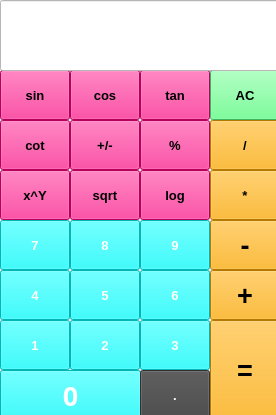
<?xml version="1.0" encoding="UTF-8"?>
<ui version="4.0">
 <class>MainWindow</class>
 <widget class="QMainWindow" name="MainWindow">
  <property name="geometry">
   <rect>
    <x>0</x>
    <y>0</y>
    <width>276</width>
    <height>415</height>
   </rect>
  </property>
  <property name="font">
   <font>
    <pointsize>10</pointsize>
    <bold>true</bold>
   </font>
  </property>
  <property name="windowTitle">
   <string>My Claculator</string>
  </property>
  <property name="windowIcon">
   <iconset>
    <normaloff>../../../../Jila/Downloads/calculator.png</normaloff>../../../../Jila/Downloads/calculator.png</iconset>
  </property>
  <property name="toolTip">
   <string notr="true"/>
  </property>
  <property name="statusTip">
   <string notr="true"/>
  </property>
  <property name="whatsThis">
   <string/>
  </property>
  <widget class="QWidget" name="centralwidget">
   <widget class="QPushButton" name="btn_Sum">
    <property name="geometry">
     <rect>
      <x>210</x>
      <y>270</y>
      <width>70</width>
      <height>50</height>
     </rect>
    </property>
    <property name="font">
     <font>
      <family>Segoe UI</family>
      <pointsize>20</pointsize>
      <italic>false</italic>
      <bold>true</bold>
     </font>
    </property>
    <property name="styleSheet">
     <string notr="true">background-color: rgb(255, 170, 0);
font: 700 20pt &quot;Segoe UI&quot;;</string>
    </property>
    <property name="text">
     <string>+</string>
    </property>
   </widget>
   <widget class="QPushButton" name="btn_Sub">
    <property name="geometry">
     <rect>
      <x>210</x>
      <y>220</y>
      <width>70</width>
      <height>50</height>
     </rect>
    </property>
    <property name="minimumSize">
     <size>
      <width>70</width>
      <height>0</height>
     </size>
    </property>
    <property name="font">
     <font>
      <family>Segoe UI</family>
      <pointsize>20</pointsize>
      <italic>false</italic>
      <bold>true</bold>
     </font>
    </property>
    <property name="styleSheet">
     <string notr="true">background-color: rgb(255, 170, 0);
font: 700 20pt &quot;Segoe UI&quot;;</string>
    </property>
    <property name="text">
     <string>-</string>
    </property>
   </widget>
   <widget class="QPushButton" name="btn_Dive">
    <property name="geometry">
     <rect>
      <x>210</x>
      <y>120</y>
      <width>70</width>
      <height>50</height>
     </rect>
    </property>
    <property name="styleSheet">
     <string notr="true">background-color: rgb(255, 170, 0);
font: 700 20pt &quot;Segoe UI&quot;;</string>
    </property>
    <property name="text">
     <string>/</string>
    </property>
   </widget>
   <widget class="QPushButton" name="btn_Multiply">
    <property name="geometry">
     <rect>
      <x>210</x>
      <y>170</y>
      <width>70</width>
      <height>50</height>
     </rect>
    </property>
    <property name="styleSheet">
     <string notr="true">background-color: rgb(255, 170, 0);
font: 700 20pt &quot;Segoe UI&quot;;</string>
    </property>
    <property name="text">
     <string>*</string>
    </property>
    <property name="icon">
     <iconset theme="accessories-calculator"/>
    </property>
   </widget>
   <widget class="QPushButton" name="btn_Tan">
    <property name="geometry">
     <rect>
      <x>140</x>
      <y>70</y>
      <width>70</width>
      <height>50</height>
     </rect>
    </property>
    <property name="styleSheet">
     <string notr="true">font: 700 12pt &quot;Segoe UI&quot;;

background-color: rgb(255, 0, 127);</string>
    </property>
    <property name="text">
     <string>tan</string>
    </property>
   </widget>
   <widget class="QPushButton" name="btn_Sqrt">
    <property name="geometry">
     <rect>
      <x>70</x>
      <y>170</y>
      <width>70</width>
      <height>50</height>
     </rect>
    </property>
    <property name="styleSheet">
     <string notr="true">font: 700 12pt &quot;Segoe UI&quot;;

background-color: rgb(255, 0, 127);</string>
    </property>
    <property name="text">
     <string>sqrt</string>
    </property>
   </widget>
   <widget class="QPushButton" name="btn_9">
    <property name="geometry">
     <rect>
      <x>140</x>
      <y>220</y>
      <width>70</width>
      <height>50</height>
     </rect>
    </property>
    <property name="styleSheet">
     <string notr="true">background-color: rgb(0, 255, 255);
color: rgb(255, 255, 255);
font: 700 20pt &quot;Script MT Bold&quot;;</string>
    </property>
    <property name="text">
     <string>9</string>
    </property>
    <property name="icon">
     <iconset theme="accessories-calculator"/>
    </property>
   </widget>
   <widget class="QPushButton" name="btn_Percentage">
    <property name="geometry">
     <rect>
      <x>140</x>
      <y>120</y>
      <width>70</width>
      <height>50</height>
     </rect>
    </property>
    <property name="styleSheet">
     <string notr="true">font: 700 12pt &quot;Segoe UI&quot;;

background-color: rgb(255, 0, 127);</string>
    </property>
    <property name="text">
     <string>%</string>
    </property>
   </widget>
   <widget class="QPushButton" name="btn_Cos">
    <property name="geometry">
     <rect>
      <x>70</x>
      <y>70</y>
      <width>70</width>
      <height>50</height>
     </rect>
    </property>
    <property name="styleSheet">
     <string notr="true">font: 700 12pt &quot;Segoe UI&quot;;

background-color: rgb(255, 0, 127);</string>
    </property>
    <property name="text">
     <string>cos</string>
    </property>
   </widget>
   <widget class="QPushButton" name="btn_Sin">
    <property name="geometry">
     <rect>
      <x>0</x>
      <y>70</y>
      <width>70</width>
      <height>50</height>
     </rect>
    </property>
    <property name="styleSheet">
     <string notr="true">font: 700 12pt &quot;Segoe UI&quot;;

background-color: rgb(255, 0, 127);</string>
    </property>
    <property name="text">
     <string>sin</string>
    </property>
   </widget>
   <widget class="QPushButton" name="btn_AC">
    <property name="geometry">
     <rect>
      <x>210</x>
      <y>70</y>
      <width>70</width>
      <height>50</height>
     </rect>
    </property>
    <property name="styleSheet">
     <string notr="true">font: 700 18pt &quot;Segoe UI&quot;;
background-color: rgb(85, 255, 127);
</string>
    </property>
    <property name="text">
     <string>AC</string>
    </property>
   </widget>
   <widget class="QPushButton" name="btn_Log">
    <property name="geometry">
     <rect>
      <x>140</x>
      <y>170</y>
      <width>70</width>
      <height>50</height>
     </rect>
    </property>
    <property name="styleSheet">
     <string notr="true">font: 700 12pt &quot;Segoe UI&quot;;

background-color: rgb(255, 0, 127);</string>
    </property>
    <property name="text">
     <string>log</string>
    </property>
   </widget>
   <widget class="QPushButton" name="btn_8">
    <property name="geometry">
     <rect>
      <x>70</x>
      <y>220</y>
      <width>70</width>
      <height>50</height>
     </rect>
    </property>
    <property name="styleSheet">
     <string notr="true">background-color: rgb(0, 255, 255);
color: rgb(255, 255, 255);
font: 700 20pt &quot;Script MT Bold&quot;;</string>
    </property>
    <property name="text">
     <string>8</string>
    </property>
   </widget>
   <widget class="QPushButton" name="btn_Sign">
    <property name="geometry">
     <rect>
      <x>70</x>
      <y>120</y>
      <width>70</width>
      <height>50</height>
     </rect>
    </property>
    <property name="styleSheet">
     <string notr="true">font: 700 12pt &quot;Segoe UI&quot;;

background-color: rgb(255, 0, 127);</string>
    </property>
    <property name="text">
     <string>+/-</string>
    </property>
   </widget>
   <widget class="QPushButton" name="btn_Cot">
    <property name="geometry">
     <rect>
      <x>0</x>
      <y>120</y>
      <width>70</width>
      <height>50</height>
     </rect>
    </property>
    <property name="styleSheet">
     <string notr="true">font: 700 12pt &quot;Segoe UI&quot;;

background-color: rgb(255, 0, 127);</string>
    </property>
    <property name="text">
     <string>cot</string>
    </property>
   </widget>
   <widget class="QPushButton" name="btn_7">
    <property name="geometry">
     <rect>
      <x>0</x>
      <y>220</y>
      <width>70</width>
      <height>50</height>
     </rect>
    </property>
    <property name="styleSheet">
     <string notr="true">background-color: rgb(0, 255, 255);
color: rgb(255, 255, 255);
font: 700 20pt &quot;Script MT Bold&quot;;</string>
    </property>
    <property name="text">
     <string>7</string>
    </property>
   </widget>
   <widget class="QPushButton" name="btn_5">
    <property name="geometry">
     <rect>
      <x>70</x>
      <y>270</y>
      <width>70</width>
      <height>50</height>
     </rect>
    </property>
    <property name="styleSheet">
     <string notr="true">background-color: rgb(0, 255, 255);
color: rgb(255, 255, 255);
font: 700 20pt &quot;Script MT Bold&quot;;</string>
    </property>
    <property name="text">
     <string>5</string>
    </property>
   </widget>
   <widget class="QPushButton" name="btn_4">
    <property name="geometry">
     <rect>
      <x>0</x>
      <y>270</y>
      <width>70</width>
      <height>50</height>
     </rect>
    </property>
    <property name="styleSheet">
     <string notr="true">background-color: rgb(0, 255, 255);
color: rgb(255, 255, 255);
font: 700 20pt &quot;Script MT Bold&quot;;</string>
    </property>
    <property name="text">
     <string>4</string>
    </property>
   </widget>
   <widget class="QPushButton" name="btn_Result">
    <property name="geometry">
     <rect>
      <x>210</x>
      <y>320</y>
      <width>70</width>
      <height>101</height>
     </rect>
    </property>
    <property name="font">
     <font>
      <family>Segoe UI</family>
      <pointsize>20</pointsize>
      <italic>false</italic>
      <bold>true</bold>
     </font>
    </property>
    <property name="styleSheet">
     <string notr="true">background-color: rgb(255, 170, 0);
font: 700 20pt &quot;Segoe UI&quot;;</string>
    </property>
    <property name="text">
     <string>=</string>
    </property>
    <property name="icon">
     <iconset theme="accessories-calculator"/>
    </property>
    <property name="autoDefault">
     <bool>false</bool>
    </property>
    <property name="default">
     <bool>false</bool>
    </property>
    <property name="flat">
     <bool>false</bool>
    </property>
   </widget>
   <widget class="QPushButton" name="btn_6">
    <property name="geometry">
     <rect>
      <x>140</x>
      <y>270</y>
      <width>70</width>
      <height>50</height>
     </rect>
    </property>
    <property name="styleSheet">
     <string notr="true">background-color: rgb(0, 255, 255);
color: rgb(255, 255, 255);
font: 700 20pt &quot;Script MT Bold&quot;;</string>
    </property>
    <property name="text">
     <string>6</string>
    </property>
   </widget>
   <widget class="QPushButton" name="btn_Pow">
    <property name="geometry">
     <rect>
      <x>0</x>
      <y>170</y>
      <width>70</width>
      <height>50</height>
     </rect>
    </property>
    <property name="styleSheet">
     <string notr="true">font: 700 12pt &quot;Segoe UI&quot;;

background-color: rgb(255, 0, 127);</string>
    </property>
    <property name="text">
     <string>x^Y</string>
    </property>
   </widget>
   <widget class="QPushButton" name="btn_3">
    <property name="geometry">
     <rect>
      <x>140</x>
      <y>320</y>
      <width>70</width>
      <height>50</height>
     </rect>
    </property>
    <property name="styleSheet">
     <string notr="true">background-color: rgb(0, 255, 255);
color: rgb(255, 255, 255);
font: 700 20pt &quot;Script MT Bold&quot;;</string>
    </property>
    <property name="text">
     <string>3</string>
    </property>
   </widget>
   <widget class="QPushButton" name="btn_2">
    <property name="geometry">
     <rect>
      <x>70</x>
      <y>320</y>
      <width>70</width>
      <height>50</height>
     </rect>
    </property>
    <property name="styleSheet">
     <string notr="true">background-color: rgb(0, 255, 255);
color: rgb(255, 255, 255);
font: 700 20pt &quot;Script MT Bold&quot;;</string>
    </property>
    <property name="text">
     <string>2</string>
    </property>
   </widget>
   <widget class="QPushButton" name="btn_1">
    <property name="geometry">
     <rect>
      <x>0</x>
      <y>320</y>
      <width>70</width>
      <height>50</height>
     </rect>
    </property>
    <property name="styleSheet">
     <string notr="true">background-color: rgb(0, 255, 255);
color: rgb(255, 255, 255);
font: 700 20pt &quot;Script MT Bold&quot;;</string>
    </property>
    <property name="text">
     <string>1</string>
    </property>
   </widget>
   <widget class="QPushButton" name="btn_0">
    <property name="geometry">
     <rect>
      <x>0</x>
      <y>370</y>
      <width>141</width>
      <height>50</height>
     </rect>
    </property>
    <property name="font">
     <font>
      <family>Script MT Bold</family>
      <pointsize>20</pointsize>
      <italic>false</italic>
      <bold>true</bold>
     </font>
    </property>
    <property name="styleSheet">
     <string notr="true">background-color: rgb(0, 255, 255);
color: rgb(255, 255, 255);
font: 700 20pt &quot;Script MT Bold&quot;;</string>
    </property>
    <property name="text">
     <string>0</string>
    </property>
   </widget>
   <widget class="QPushButton" name="btn_Dot">
    <property name="geometry">
     <rect>
      <x>140</x>
      <y>370</y>
      <width>70</width>
      <height>50</height>
     </rect>
    </property>
    <property name="styleSheet">
     <string notr="true">background-color: rgb(68, 68, 68);
color: rgb(255, 255, 255);
font: 700 20pt &quot;Script MT Bold&quot;;

</string>
    </property>
    <property name="text">
     <string>.</string>
    </property>
   </widget>
   <widget class="QLineEdit" name="txt_1">
    <property name="geometry">
     <rect>
      <x>0</x>
      <y>0</y>
      <width>281</width>
      <height>71</height>
     </rect>
    </property>
    <property name="font">
     <font>
      <family>Segoe UI</family>
      <pointsize>12</pointsize>
      <italic>false</italic>
      <bold>true</bold>
     </font>
    </property>
    <property name="styleSheet">
     <string notr="true">background-color: rgb(255, 255, 255);
font: 700 12pt &quot;Segoe UI&quot;;</string>
    </property>
   </widget>
  </widget>
 </widget>
 <resources/>
 <connections/>
</ui>
